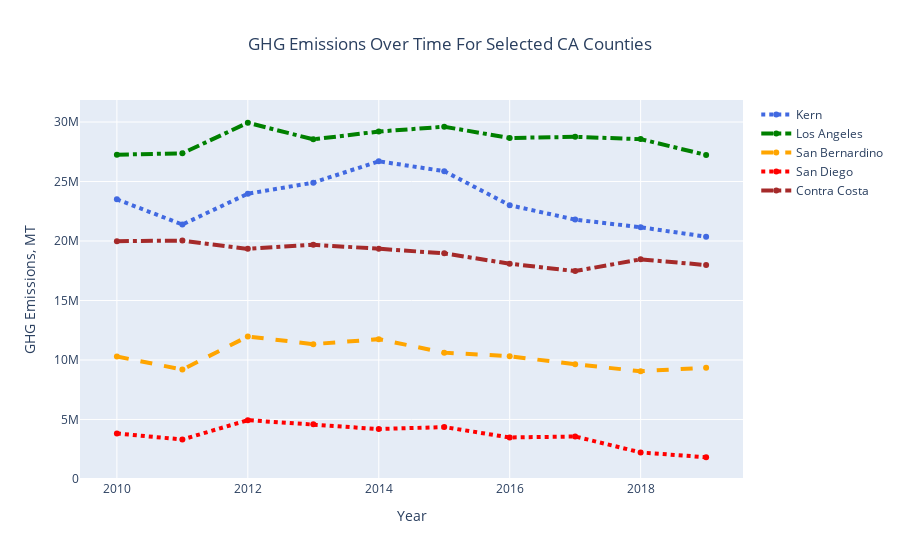

The code cell stored with this chart in its notebook:
### Code cell
fig = go.Figure()


kern=df[df["County"]=="Kern"].groupby('Year')['Total GHG'].sum().reset_index()
la=df[df["County"]=="Los Angeles"].groupby('Year')['Total GHG'].sum().reset_index()
sb=df[df["County"]=="San Bernardino"].groupby('Year')['Total GHG'].sum().reset_index()
sd=df[df["County"]=="San Diego"].groupby('Year')['Total GHG'].sum().reset_index()
contra=df[df["County"]=="Contra Costa"].groupby('Year')['Total GHG'].sum().reset_index()

fig.add_trace(go.Scatter(x=kern['Year'], y=kern['Total GHG'], name = 'Kern',
                         line=dict(color='royalblue', width=4,dash="dot")))

fig.add_trace(go.Scatter(x=la['Year'], y=la['Total GHG'], name = 'Los Angeles',
                         line=dict(color='green', width=4,dash="dashdot")))

fig.add_trace(go.Scatter(x=sb['Year'], y=sb['Total GHG'], name = 'San Bernardino',
                         line=dict(color='orange', width=4,dash="dash")))

fig.add_trace(go.Scatter(x=sd['Year'], y=sd['Total GHG'], name = 'San Diego',
                         line=dict(color='red', width=4,dash="dot")))

fig.add_trace(go.Scatter(x=contra['Year'], y=contra['Total GHG'], name = 'Contra Costa',
                         line=dict(color='brown', width=4,dash="dashdot")))

fig.update_layout(title='GHG Emissions Over Time For Selected CA Counties',title_x=0.5,xaxis_title="Year",yaxis_title="GHG Emissions, MT")
fig.show()

### Figure 1 — Plotly figure (JSON) as saved in the notebook; plotly's stock layout.template omitted (floating-point values rounded to 4 significant figures)
{"data": [{"line": {"color": "royalblue", "dash": "dot", "width": 4}, "name": "Kern", "type": "scatter", "x": [2010, 2011, 2012, 2013, 2014, 2015, 2016, 2017, 2018, 2019], "y": [23502572, 21386116, 23976134, 24905064, 26701219, 25872913, 23006714, 21797783, 21155779, 20364657]}, {"line": {"color": "green", "dash": "dashdot", "width": 4}, "name": "Los Angeles", "type": "scatter", "x": [2010, 2011, 2012, 2013, 2014, 2015, 2016, 2017, 2018, 2019], "y": [27260648, 27371745, 29940260, 28545312, 29199586, 29605299, 28661755, 28755213, 28564453, 27233773]}, {"line": {"color": "orange", "dash": "dash", "width": 4}, "name": "San Bernardino", "type": "scatter", "x": [2010, 2011, 2012, 2013, 2014, 2015, 2016, 2017, 2018, 2019], "y": [10287614, 9194160, 11977525, 11331332, 11751172, 10617520, 10317418, 9635967, 9054605, 9344765]}, {"line": {"color": "red", "dash": "dot", "width": 4}, "name": "San Diego", "type": "scatter", "x": [2010, 2011, 2012, 2013, 2014, 2015, 2016, 2017, 2018, 2019], "y": [3819772, 3316488, 4940093, 4599616, 4192169, 4361780, 3487239, 3569250, 2228304, 1823487]}, {"line": {"color": "brown", "dash": "dashdot", "width": 4}, "name": "Contra Costa", "type": "scatter", "x": [2010, 2011, 2012, 2013, 2014, 2015, 2016, 2017, 2018, 2019], "y": [19984047, 20033955, 19339459, 19688051, 19347796, 18963144, 18090041, 17473899, 18457098, 17978110]}], "layout": {"title": {"text": "GHG Emissions Over Time For Selected CA Counties", "x": 0.5}, "xaxis": {"title": {"text": "Year"}}, "yaxis": {"title": {"text": "GHG Emissions, MT"}}}}
